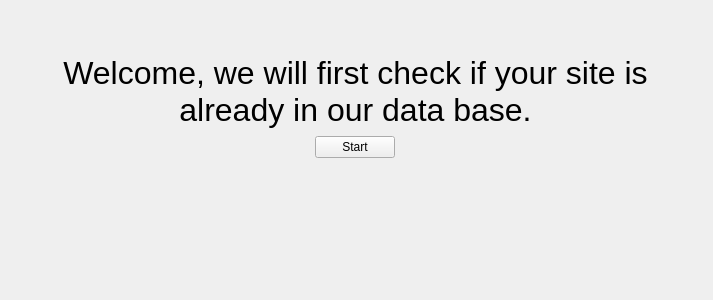
<?xml version="1.0" encoding="UTF-8"?>
<ui version="4.0">
 <class>Form</class>
 <widget class="QWidget" name="Form">
  <property name="geometry">
   <rect>
    <x>0</x>
    <y>0</y>
    <width>713</width>
    <height>300</height>
   </rect>
  </property>
  <property name="windowTitle">
   <string>Form</string>
  </property>
  <widget class="QWidget" name="layoutWidget">
   <property name="geometry">
    <rect>
     <x>20</x>
     <y>55</y>
     <width>671</width>
     <height>106</height>
    </rect>
   </property>
   <layout class="QVBoxLayout" name="verticalLayout">
    <item>
     <widget class="QLabel" name="welcomeLabel">
      <property name="font">
       <font>
        <pointsize>24</pointsize>
       </font>
      </property>
      <property name="text">
       <string>Welcome, we will first check if your site is already in our data base.</string>
      </property>
      <property name="alignment">
       <set>Qt::AlignCenter</set>
      </property>
      <property name="wordWrap">
       <bool>true</bool>
      </property>
     </widget>
    </item>
    <item alignment="Qt::AlignHCenter|Qt::AlignVCenter">
     <widget class="QPushButton" name="startButton">
      <property name="text">
       <string>Start</string>
      </property>
     </widget>
    </item>
   </layout>
  </widget>
 </widget>
 <resources/>
 <connections/>
</ui>
